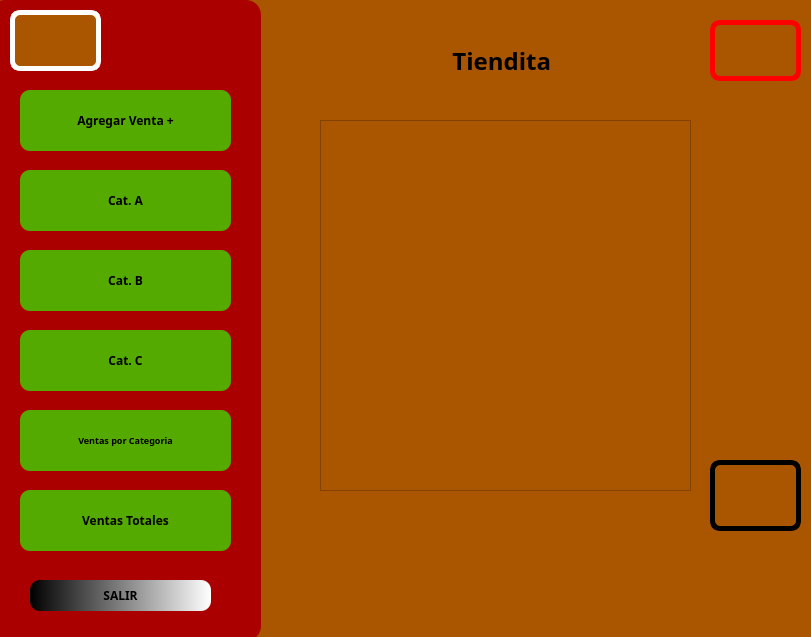
<?xml version="1.0" encoding="UTF-8"?>
<ui version="4.0">
 <class>Dialog</class>
 <widget class="QDialog" name="Dialog">
  <property name="geometry">
   <rect>
    <x>0</x>
    <y>0</y>
    <width>811</width>
    <height>637</height>
   </rect>
  </property>
  <property name="windowTitle">
   <string>Dialog</string>
  </property>
  <property name="styleSheet">
   <string notr="true">background-color: rgb(170, 85, 0);</string>
  </property>
  <widget class="QLabel" name="label">
   <property name="geometry">
    <rect>
     <x>340</x>
     <y>20</y>
     <width>211</width>
     <height>81</height>
    </rect>
   </property>
   <property name="font">
    <font>
     <family>Rockwell Extra Bold</family>
     <pointsize>18</pointsize>
     <weight>75</weight>
     <bold>true</bold>
    </font>
   </property>
   <property name="text">
    <string>Tiendita</string>
   </property>
   <property name="alignment">
    <set>Qt::AlignRight|Qt::AlignTrailing|Qt::AlignVCenter</set>
   </property>
  </widget>
  <widget class="QLabel" name="label_5">
   <property name="geometry">
    <rect>
     <x>710</x>
     <y>460</y>
     <width>91</width>
     <height>71</height>
    </rect>
   </property>
   <property name="styleSheet">
    <string notr="true">border: 5px solid black;
border-radius: 10px;</string>
   </property>
   <property name="text">
    <string/>
   </property>
   <property name="pixmap">
    <pixmap resource="../../recursos.qrc">:/Logos/Imagenes/equipo.jpeg</pixmap>
   </property>
   <property name="scaledContents">
    <bool>true</bool>
   </property>
  </widget>
  <widget class="QPushButton" name="btn_CatA">
   <property name="geometry">
    <rect>
     <x>20</x>
     <y>170</y>
     <width>211</width>
     <height>61</height>
    </rect>
   </property>
   <property name="font">
    <font>
     <family>Rockwell Extra Bold</family>
     <pointsize>9</pointsize>
     <weight>75</weight>
     <bold>true</bold>
    </font>
   </property>
   <property name="styleSheet">
    <string notr="true">background-color: rgb(85, 170, 0);
border: 5px;
border-radius: 10px;</string>
   </property>
   <property name="text">
    <string>Cat. A</string>
   </property>
  </widget>
  <widget class="QLabel" name="label_4">
   <property name="geometry">
    <rect>
     <x>710</x>
     <y>20</y>
     <width>91</width>
     <height>61</height>
    </rect>
   </property>
   <property name="styleSheet">
    <string notr="true">border: 5px solid red;
border-radius: 10px;</string>
   </property>
   <property name="text">
    <string/>
   </property>
   <property name="pixmap">
    <pixmap resource="../../recursos.qrc">:/Logos/Imagenes/logo fians.jpg</pixmap>
   </property>
   <property name="scaledContents">
    <bool>true</bool>
   </property>
  </widget>
  <widget class="QLabel" name="label_3">
   <property name="geometry">
    <rect>
     <x>10</x>
     <y>10</y>
     <width>91</width>
     <height>61</height>
    </rect>
   </property>
   <property name="styleSheet">
    <string notr="true">border: 5px solid white;
border-radius: 10px;</string>
   </property>
   <property name="text">
    <string/>
   </property>
   <property name="pixmap">
    <pixmap resource="../../recursos.qrc">:/Logos/Imagenes/logo uat.jpg</pixmap>
   </property>
   <property name="scaledContents">
    <bool>true</bool>
   </property>
  </widget>
  <widget class="QLabel" name="label_6">
   <property name="geometry">
    <rect>
     <x>-10</x>
     <y>0</y>
     <width>271</width>
     <height>641</height>
    </rect>
   </property>
   <property name="styleSheet">
    <string notr="true">background-color: rgb(170, 0, 0);
border-radius: 15px;</string>
   </property>
   <property name="text">
    <string/>
   </property>
  </widget>
  <widget class="QPushButton" name="btn_CatB">
   <property name="geometry">
    <rect>
     <x>20</x>
     <y>250</y>
     <width>211</width>
     <height>61</height>
    </rect>
   </property>
   <property name="font">
    <font>
     <family>Rockwell Extra Bold</family>
     <pointsize>9</pointsize>
     <weight>75</weight>
     <bold>true</bold>
    </font>
   </property>
   <property name="styleSheet">
    <string notr="true">background-color: rgb(85, 170, 0);
border: 5px;
border-radius: 10px;</string>
   </property>
   <property name="text">
    <string>Cat. B</string>
   </property>
  </widget>
  <widget class="QPushButton" name="btn_CatC">
   <property name="geometry">
    <rect>
     <x>20</x>
     <y>330</y>
     <width>211</width>
     <height>61</height>
    </rect>
   </property>
   <property name="font">
    <font>
     <family>Rockwell Extra Bold</family>
     <pointsize>9</pointsize>
     <weight>75</weight>
     <bold>true</bold>
    </font>
   </property>
   <property name="styleSheet">
    <string notr="true">background-color: rgb(85, 170, 0);
border: 5px;
border-radius: 10px;</string>
   </property>
   <property name="text">
    <string>Cat. C</string>
   </property>
  </widget>
  <widget class="QPushButton" name="btn_ventaxcategoria">
   <property name="geometry">
    <rect>
     <x>20</x>
     <y>410</y>
     <width>211</width>
     <height>61</height>
    </rect>
   </property>
   <property name="font">
    <font>
     <family>Rockwell Extra Bold</family>
     <pointsize>7</pointsize>
     <weight>75</weight>
     <bold>true</bold>
    </font>
   </property>
   <property name="styleSheet">
    <string notr="true">background-color: rgb(85, 170, 0);
border: 5px;
border-radius: 10px;</string>
   </property>
   <property name="text">
    <string>Ventas por Categoria</string>
   </property>
  </widget>
  <widget class="QPushButton" name="btn_Salir">
   <property name="geometry">
    <rect>
     <x>30</x>
     <y>580</y>
     <width>181</width>
     <height>31</height>
    </rect>
   </property>
   <property name="font">
    <font>
     <family>Rockwell Extra Bold</family>
     <pointsize>9</pointsize>
     <weight>75</weight>
     <bold>true</bold>
    </font>
   </property>
   <property name="toolTip">
    <string>&lt;html&gt;&lt;head/&gt;&lt;body&gt;&lt;p&gt;&lt;span style=&quot; color:#ffffff;&quot;&gt;Salir&lt;/span&gt;&lt;/p&gt;&lt;/body&gt;&lt;/html&gt;</string>
   </property>
   <property name="whatsThis">
    <string>&lt;html&gt;&lt;head/&gt;&lt;body&gt;&lt;p&gt;&lt;span style=&quot; color:#ffffff;&quot;&gt;Salir&lt;/span&gt;&lt;/p&gt;&lt;/body&gt;&lt;/html&gt;</string>
   </property>
   <property name="styleSheet">
    <string notr="true">background-color: qlineargradient(spread:pad, x1:0, y1:0, x2:1, y2:0, stop:0 rgba(0, 0, 0, 255), stop:1 rgba(255, 255, 255, 255));
border: 5px;
border-radius: 10px;</string>
   </property>
   <property name="text">
    <string>SALIR</string>
   </property>
  </widget>
  <widget class="QPushButton" name="btn_NuevaVenta">
   <property name="geometry">
    <rect>
     <x>20</x>
     <y>90</y>
     <width>211</width>
     <height>61</height>
    </rect>
   </property>
   <property name="font">
    <font>
     <family>Rockwell Extra Bold</family>
     <pointsize>9</pointsize>
     <weight>75</weight>
     <bold>true</bold>
    </font>
   </property>
   <property name="styleSheet">
    <string notr="true">background-color: rgb(85, 170, 0);
border: 5px;
border-radius: 10px;</string>
   </property>
   <property name="text">
    <string>Agregar Venta +</string>
   </property>
  </widget>
  <widget class="QListWidget" name="datos">
   <property name="geometry">
    <rect>
     <x>320</x>
     <y>120</y>
     <width>371</width>
     <height>371</height>
    </rect>
   </property>
   <property name="font">
    <font>
     <family>Rockwell Extra Bold</family>
     <pointsize>10</pointsize>
     <weight>75</weight>
     <bold>true</bold>
    </font>
   </property>
  </widget>
  <widget class="QPushButton" name="btn_vtotal">
   <property name="geometry">
    <rect>
     <x>20</x>
     <y>490</y>
     <width>211</width>
     <height>61</height>
    </rect>
   </property>
   <property name="font">
    <font>
     <family>Rockwell Extra Bold</family>
     <pointsize>9</pointsize>
     <weight>75</weight>
     <bold>true</bold>
    </font>
   </property>
   <property name="styleSheet">
    <string notr="true">background-color: rgb(85, 170, 0);
border: 5px;
border-radius: 10px;</string>
   </property>
   <property name="text">
    <string>Ventas Totales</string>
   </property>
  </widget>
  <zorder>label_6</zorder>
  <zorder>label</zorder>
  <zorder>label_5</zorder>
  <zorder>btn_CatA</zorder>
  <zorder>label_4</zorder>
  <zorder>label_3</zorder>
  <zorder>btn_CatB</zorder>
  <zorder>btn_CatC</zorder>
  <zorder>btn_ventaxcategoria</zorder>
  <zorder>btn_Salir</zorder>
  <zorder>btn_NuevaVenta</zorder>
  <zorder>datos</zorder>
  <zorder>btn_vtotal</zorder>
 </widget>
 <resources>
  <include location="../../recursos.qrc"/>
 </resources>
 <connections/>
</ui>
